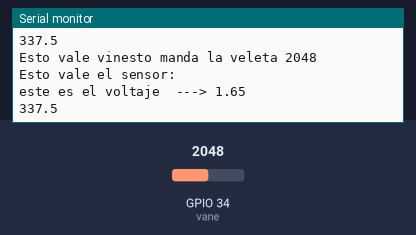
This sketch was run on a simulated ESP32. Shown: the last lines printed to the serial monitor. The test bench sets the inputs (shaded band); at power-on: GPIO 34 (vane) = 2048.

Above: at 2.8 s.
2.9 s: GPIO 34 (vane) set to 1660
At 5.1 s:
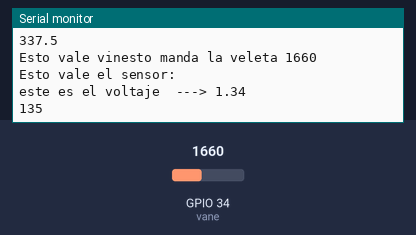
5.6 s: GPIO 34 (vane) set to 1740
At 6.8 s:
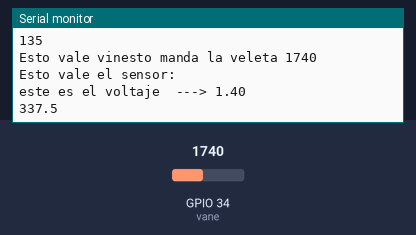
Timing chart, 0 to 8.6 s (numbered marks = the images above; inputs shaded):
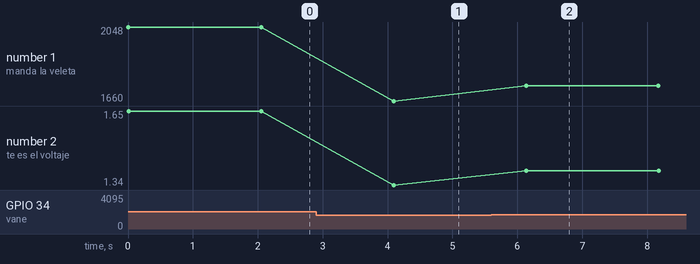

The sketch:

veleta_v2.ino
```cpp
#define WIND_DIR_PIN A0
const int vane = 34;
int vin=0;
String windDir = "";


void setup() {
    Serial.begin(9600);
  // put your setup code here, to run once:
Serial.println("imprime algo ");


}

void loop() {

  Serial.print("Esto vale vin");
  vin = analogRead(vane);
  Serial.print("esto manda la veleta ");
  Serial.println(vin);
  Serial.println("Esto vale el sensor: ");
 float voltage = (3.3 / 4095) * vin;  //
 //
 Serial.print("este es el voltaje  ---> ");
   Serial.println(voltage);
  Serial.println("");
    if      (vin < 150) windDir="202.5";
  else if (vin < 300) windDir = "180";
  else if (vin < 400) windDir = "247.5";
  else if (vin < 600) windDir = "225";
  else if (vin < 900) windDir = "292.5";
  else if (vin < 1100) windDir = "270";
  else if (vin < 1500) windDir = "112.5";
  else if (vin < 1700) windDir = "135";
  else if (vin < 2250) windDir = "337.5";
  else if (vin < 2350) windDir = "315";
  else if (vin < 2700) windDir = "67.5";
  else if (vin < 3000) windDir = "90";
  else if (vin < 3200) windDir = "22.5";
  else if (vin < 3400) windDir = "45";
  else if (vin < 4000) windDir = "0";
  else windDir = "0";
  Serial.println(windDir);
delay(2000);
//  // put your main code here, to run repeatedly:
//veleta = analogRead(sensorPing);
//
//
//Serial.print("Dirección de la veta");
//  if( 745<veleta && veleta < 824  ){
//  Serial.println("N o 0"); //0°
//  }
//  else if(384<velta && velta < 425){
//      Serial.println("NNE o 22.5");
//    }
//      else if(384<velta && velta < 425){
//      Serial.println("NNE o 22.5");
//    }
//      else if(437<velta && velta < 483){
//      Serial.println("NNE o 22.5");
//    }
//      else if(78<velta && velta < 87){
//      Serial.println("NNE o 22.5");
//    }
//      else if(88<velta && velta < 97){
//      Serial.println("NNE o 22.5");
//    }
//      else if(384<velta && velta < 425){
//      Serial.println("NNE o 22.5");
//    }
//      else if(384<velta && velta < 425){
//      Serial.println("NNE o 22.5");
//    }  else if(384<velta && velta < 425){
//      Serial.println("NNE o 22.5");
//    }
//      else if(384<velta && velta < 425){
//      Serial.println("NNE o 22.5");
//    }
}
```

Measured:
- after the input at 2.9 s, the serial monitor: prints a new line after 1.2 s (image 1)
- after the input at 5.6 s, the serial monitor: prints a new line after 0.54 s (image 2)
- plotted number 1: 2048 → 1660 after the input at 2.9 s, 1660 → 1740 after the input at 5.6 s
- plotted number 2: 1.65 → 1.34 after the input at 2.9 s, 1.34 → 1.4 after the input at 5.6 s
